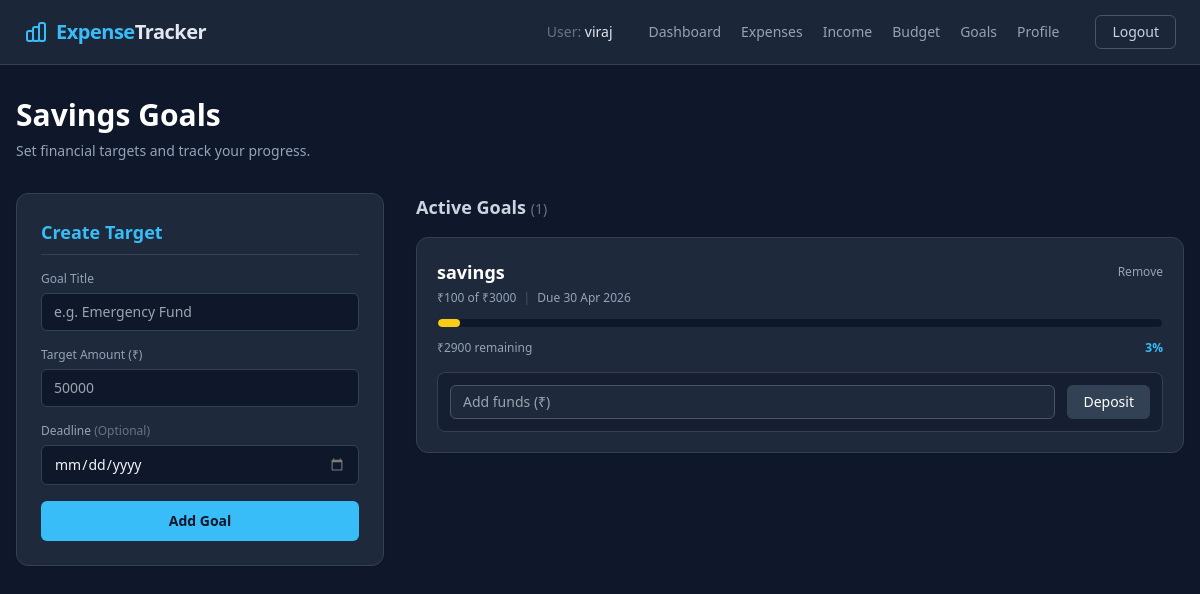
Page /goals (signed in) on the committed database.
### app.py (models this page shows)
class User(UserMixin, db.Model):
    id            = db.Column(db.Integer, primary_key=True)
    username      = db.Column(db.String(150), unique=True, nullable=False)
    password_hash = db.Column(db.String(200), nullable=False)
    is_admin      = db.Column(db.Boolean, default=False, nullable=False)
    created_at    = db.Column(db.DateTime, default=datetime.utcnow)
    expenses      = db.relationship('Expense', backref='owner', lazy=True, cascade='all, delete-orphan')
    budgets       = db.relationship('Budget',  backref='owner', lazy=True, cascade='all, delete-orphan')
    incomes       = db.relationship('Income',  backref='owner', lazy=True, cascade='all, delete-orphan')
    goals         = db.relationship('SavingsGoal', backref='owner', lazy=True, cascade='all, delete-orphan')

class SavingsGoal(db.Model):
    id          = db.Column(db.Integer, primary_key=True)
    title       = db.Column(db.String(100), nullable=False)
    target      = db.Column(db.Float, nullable=False)
    saved       = db.Column(db.Float, default=0.0)
    deadline    = db.Column(db.Date, nullable=True)
    user_id     = db.Column(db.Integer, db.ForeignKey('user.id'), nullable=False)
    @property
    def percent(self):
        if not self.target or self.target <= 0:
            return 0
        return min(int(round((self.saved / self.target) * 100)), 100)
    @property
    def remaining(self):
        return max(float(self.target) - float(self.saved), 0.0)

### app.py (the view, shortened to what this page needs)
@app.route("/goals", methods=['GET', 'POST'])
@login_required
def goals():
    goals_list = SavingsGoal.query.filter_by(user_id=current_user.id).all()
    return render_template("goals.html", goals=goals_list, today=date.today().isoformat())

### app.py (called while the page is built)
@login_manager.user_loader
def load_user(user_id):
    return db.session.get(User, int(user_id))

### templates/goals.html (shortened to what this page needs)
{% extends "base.html" %}
{% block content %}
<div class="mb-8">
    <h1 class="text-3xl font-semibold mb-2 text-white">Savings Goals</h1>
    <p class="text-slate-400 text-sm">Set financial targets and track your progress.</p>
</div>
<div class="grid grid-cols-1 lg:grid-cols-3 gap-8">
    <section class="lg:col-span-1 rounded-xl border border-slate-700 bg-slate-800 p-6 h-fit shadow-sm">
        <h2 class="text-lg font-bold mb-4 text-brand border-b border-slate-700 pb-2">Create Target</h2>
        <form method="post" action="{{ url_for('goals') }}" class="space-y-4">
            <div>
                <label class="block text-xs font-medium text-slate-400 mb-1.5">Goal Title</label>
                <input type="text" name="title" required placeholder="e.g. Emergency Fund" class="w-full rounded-md bg-slate-900 border border-slate-700 px-3 py-2 text-slate-100 focus:border-brand focus:outline-none transition text-sm">
            </div>
            <div>
                <label class="block text-xs font-medium text-slate-400 mb-1.5">Target Amount (₹)</label>
                <input type="number" name="target" step="0.01" min="1" required placeholder="50000" class="w-full rounded-md bg-slate-900 border border-slate-700 px-3 py-2 text-slate-100 focus:border-brand focus:outline-none transition text-sm">
            </div>
            <div>
                <label class="block text-xs font-medium text-slate-400 mb-1.5">Deadline <span class="text-slate-500">(Optional)</span></label>
                <input type="date" name="deadline" min="{{ today }}" class="w-full rounded-md bg-slate-900 border border-slate-700 px-3 py-2 text-slate-100 focus:border-brand focus:outline-none transition text-sm">
            </div>
            <button type="submit" class="w-full bg-brand text-slate-900 font-bold py-2.5 rounded-md hover:bg-sky-400 transition text-sm mt-2">Add Goal</button>
        </form>
    </section>
    <section class="lg:col-span-2 space-y-4">
        <h2 class="text-lg font-semibold text-slate-300 mb-4">Active Goals <span class="text-sm font-normal text-slate-500">({{ goals|length }})</span></h2>
        {% if goals %}
            {% for g in goals %}
            <div class="rounded-xl border border-slate-700 bg-slate-800 p-5 shadow-sm">
                <div class="flex justify-between items-start mb-3">
                    <div>
                        <h3 class="font-bold text-lg text-white">{{ g.title }}</h3>
                        <p class="text-xs text-slate-400 mt-1">
                            ₹{{ '%.0f'|format(g.saved) }} of ₹{{ '%.0f'|format(g.target) }}
                            {% if g.deadline %} <span class="text-slate-600 mx-1">|</span> Due {{ g.deadline.strftime('%d %b %Y') }} {% endif %}
                        </p>
                    </div>
                    <form method="post" action="{{ url_for('goals') }}" onsubmit="return confirm('Delete goal: {{ g.title }}?')">
                        <button type="submit" class="text-xs text-slate-400 hover:text-rose-400 font-medium transition">Remove</button>
                    </form>
                </div>
                <div class="w-full bg-slate-900 rounded-full h-2.5 overflow-hidden border border-slate-700/50 mb-3">
                    <div class="h-full rounded-full transition-all duration-700 ease-out {% if g.percent >= 100 %}bg-emerald-400{% elif g.percent >= 50 %}bg-brand{% else %}bg-yellow-400{% endif %}" style="width: {{ g.percent }}%"></div>
                </div>
                <div class="flex justify-between items-center mb-4 text-xs">
                    <span class="text-slate-400">₹{{ '%.0f'|format(g.remaining) }} remaining</span>
                    <span class="font-bold {% if g.percent >= 100 %}text-emerald-400{% else %}text-brand{% endif %}">
                        {{ g.percent }}% {% if g.percent >= 100 %} (Achieved){% endif %}
                    </span>
                </div>
                {% if g.percent < 100 %}
                <form method="post" action="{{ url_for('goals') }}" class="flex gap-3 bg-slate-900/50 p-3 rounded-lg border border-slate-700">
                    <input type="number" name="deposit_amount" step="0.01" min="0.01" placeholder="Add funds (₹)" required class="flex-1 rounded-md bg-slate-800 border border-slate-600 px-3 py-1.5 text-sm text-slate-100 focus:border-brand focus:outline-none transition">
                    <button type="submit" class="px-4 py-1.5 bg-slate-700 text-white rounded-md text-sm hover:bg-slate-600 transition font-medium">Deposit</button>
                </form>
                {% endif %}
            </div>
            {% endfor %}
        {% else %}
            <div class="flex flex-col items-center justify-center text-slate-500 border border-dashed border-slate-700 rounded-xl p-10 bg-slate-800/50">
                <p class="font-medium">No savings goals created.</p>
            </div>
        {% endif %}
    </section>
</div>
{% endblock %}

### templates/base.html (shortened to what this page needs)
<!DOCTYPE html>
<html lang="en" class="h-full bg-slate-900">
<head>
    <script src="https://cdn.tailwindcss.com"></script>
</head>
<body class="flex flex-col min-h-full text-slate-200 font-sans antialiased selection:bg-brand/30 pb-24 md:pb-0">
    <header class="hidden md:block border-b border-slate-700 bg-slate-800/90 backdrop-blur sticky top-0 z-50">
        <div class="mx-auto max-w-7xl px-6 h-16 flex items-center justify-between">
            <a href="{{ url_for('index') }}" class="text-xl font-bold tracking-tight hover:opacity-80 transition flex items-center gap-2">
                <span><span class="text-brand">Expense</span>Tracker</span>
            </a>
            <nav class="flex gap-5 text-sm font-medium text-slate-400 items-center">
                {% if current_user.is_authenticated %}
                    <span class="text-slate-500 mr-4">User: <span class="text-slate-200">{{ current_user.username }}</span></span>
                    <a href="{{ url_for('index') }}" class="hover:text-brand transition">Dashboard</a>
                    <a href="{{ url_for('expense') }}" class="hover:text-brand transition">Expenses</a>
                    <a href="{{ url_for('income') }}" class="hover:text-emerald-400 transition">Income</a>
                    <a href="{{ url_for('budget') }}" class="hover:text-brand transition">Budget</a>
                    <a href="{{ url_for('goals') }}" class="hover:text-brand transition">Goals</a>
                    <a href="{{ url_for('profile') }}" class="hover:text-brand transition">Profile</a>
                    <a href="{{ url_for('logout') }}" class="text-slate-300 hover:text-white transition ml-4 px-4 py-1.5 border border-slate-600 rounded-md hover:bg-slate-700">Logout</a>
                {% else %}
                    <a href="{{ url_for('login') }}" class="text-slate-300 hover:text-white transition">Log In</a>
                    <a href="{{ url_for('register') }}" class="bg-brand text-slate-900 px-4 py-1.5 rounded-md font-bold hover:bg-sky-400 transition">Register</a>
                {% endif %}
            </nav>
        </div>
    </header>
    <main class="flex-grow mx-auto w-full max-w-7xl px-4 py-8">
        {% block content %}{% endblock %}
    </main>
</body>
</html>

### rows in the picture
User: username "viraj"
SavingsGoal: title "savings", saved "100", target "3000", deadline "30 Apr 2026", remaining "2900", percent "3"

### other values in the picture
{{ goals|length }} "1"
